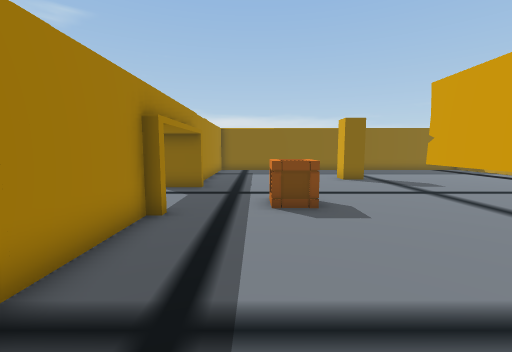
View 1 (above)

23 first-person views from a walk through a scene from a Unity 3-D project. The camera is 1.5 m above the floor, tilts 6° down and sees 90° across. Doors are open. The floor is counted in squares, 1 m on a side. Each view is taken from the middle of a square. On the plan, view 1 faces up. The plan holds only what a view shows up to about 13 squares ahead; the rest is blank. The place goes on beyond the plan. The player is left out. Some animated figures are left out.

View 2
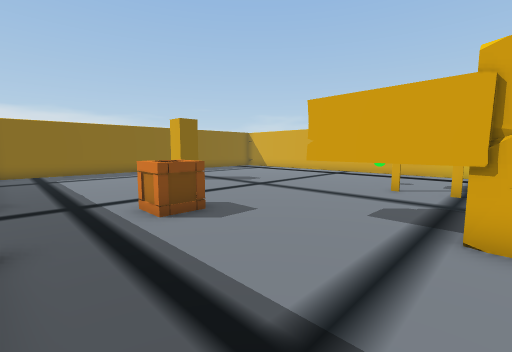

View 3
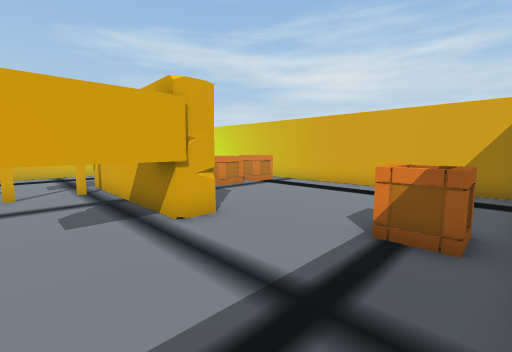

View 4
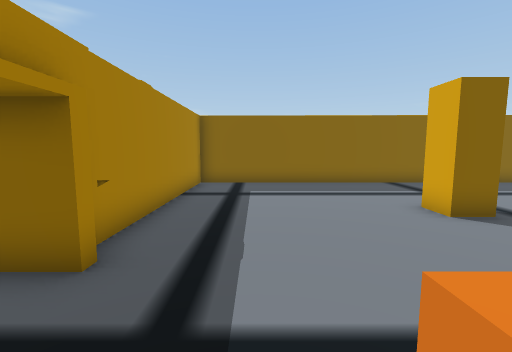

View 5
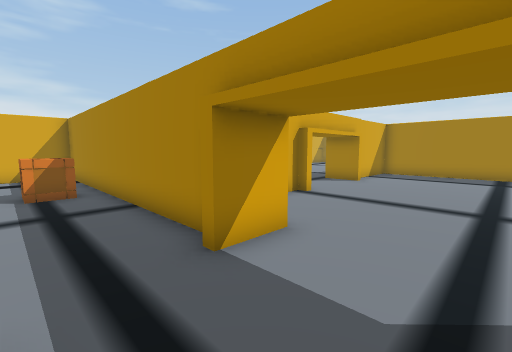

View 6
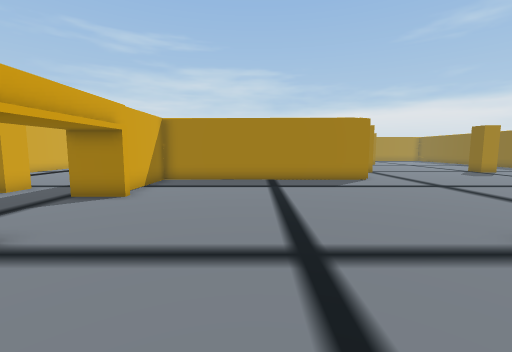

View 7
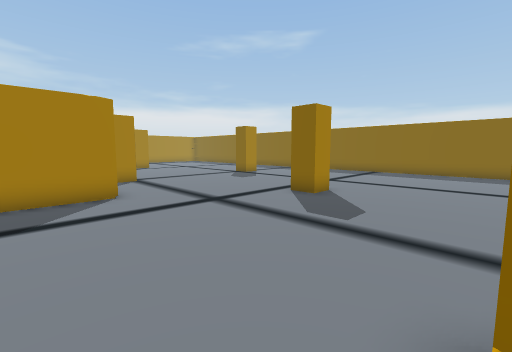

View 8
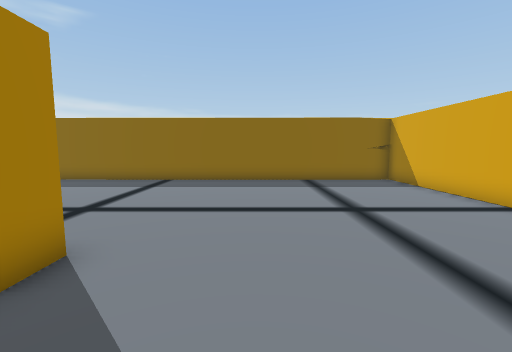

View 9
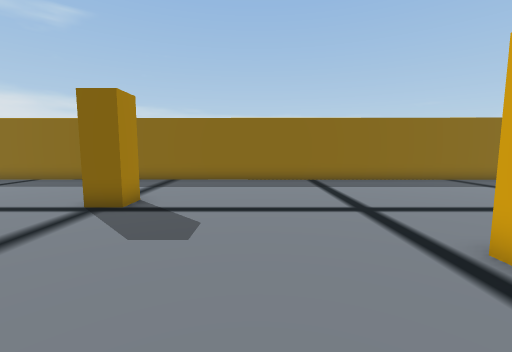

View 10
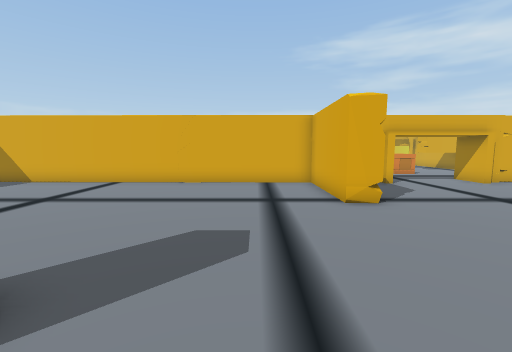

View 11
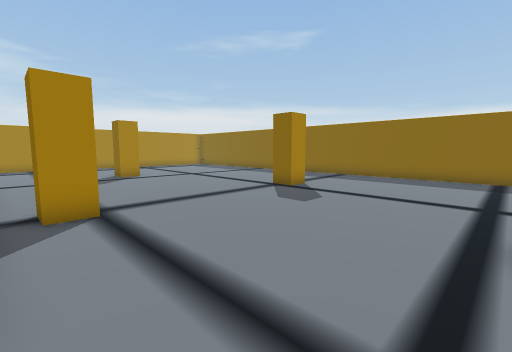

View 12
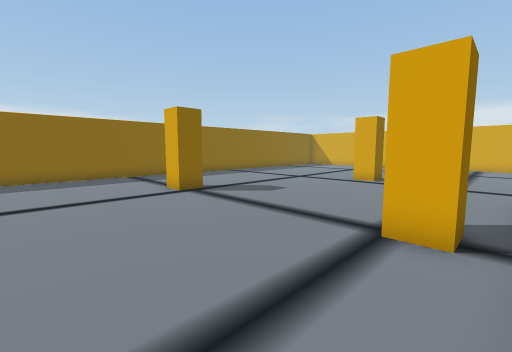

View 13
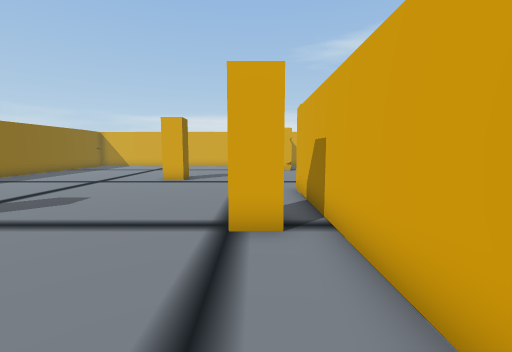

View 14
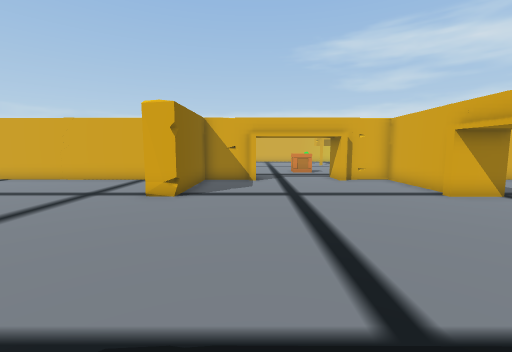

View 15
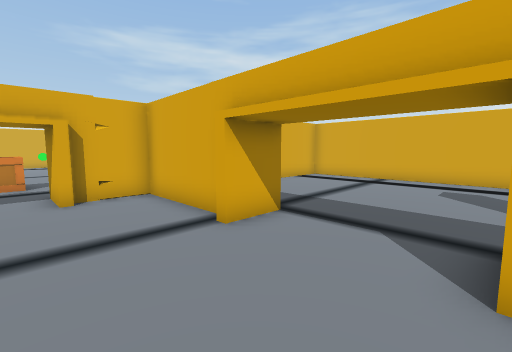

View 16
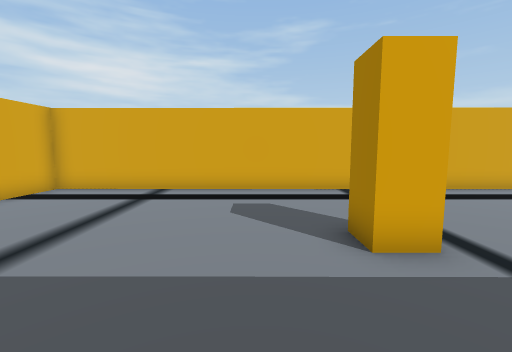

View 17
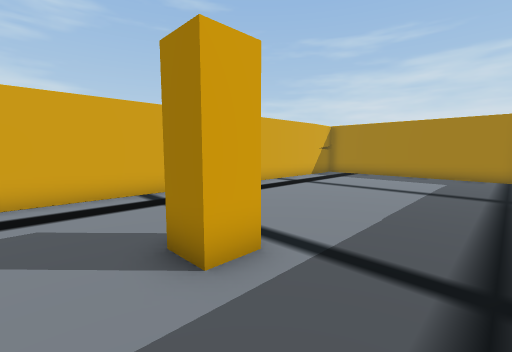

View 18
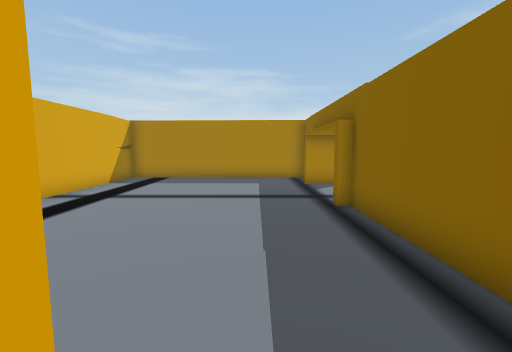

View 19
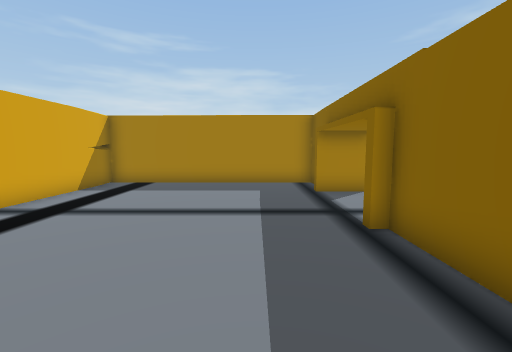

View 20
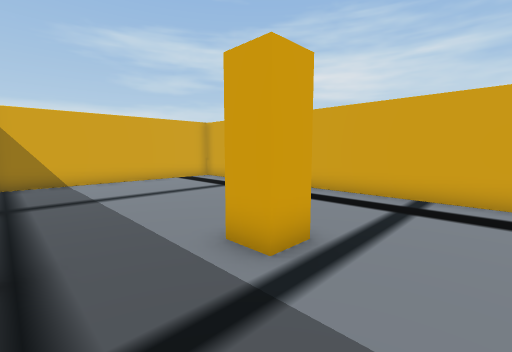

View 21
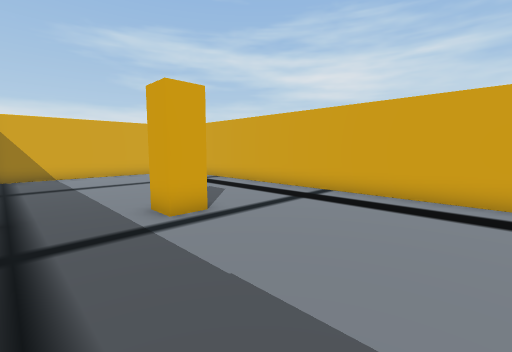

View 22
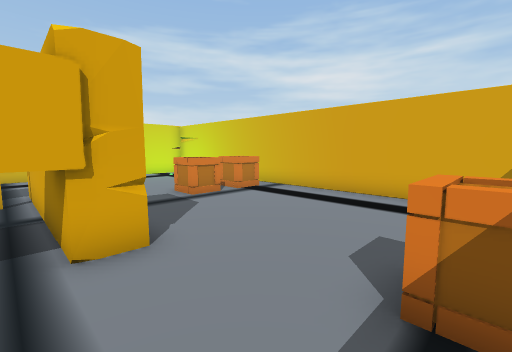

View 23
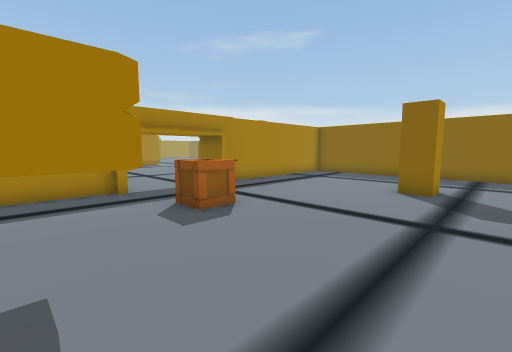

### Floor plan
Key: @ floor where view 1 was taken; # wall or solid block; . floor; ^ raised ledge; T thing the floor can be seen under or through; O other object.
Columns run from 26 left of view 1 to 7 right of it. Each row starts with its distance up from view 1.
 29 ########################
 28 .......................#
 27 .......................#
 26 .......................#
 25 .......................#
 24 .......................#
 23 .....O.................#
 22 .......................#
 21 .......................#
 20 .......................#
 19 ............OO.........###########
 18 .......................#..........
 17 .......................#..........
 16 .......................#..........
 15 .....O.................#..........
 14 .......................#..........
 13  #########.........#####......OO..
 12          #.............#..........
 11          #.............#..........
 10          #.............#..........
  9          #........................
  8          #........................
  7          #.................O......
  6          #.............#..........
  5          #.............#..........
  4          #.............#.....TT...
  3 ###...#########...######.....TT...
  2 .......................#.....T ...
  1 .......................#.....##^^^
  0 .......................#..@.....
 -1 ............OO.........#.O........
 -2 .......................#. ........
 -3 .......................#. .......O
 -4 .......................#..........
 -5 .......................#.........O
 -6 .......................#..........
 -7 ##################################

Where each view was taken, in squares from view 1:
view 1: 0 up, 0 right, facing up
view 2: 1 up, 2 left, facing up-right
view 3: 4 up, 2 left, facing down-right
view 4: 7 up, 0 right, facing up
view 5: 9 up, 0 right, facing down-left
view 6: 8 up, 4 left, facing left
view 7: 11 up, 8 left, facing up-left
view 8: 16 up, 10 left, facing up
view 9: 16 up, 17 left, facing up
view 10: 16 up, 15 left, facing right
view 11: 14 up, 14 left, facing up-left
view 12: 14 up, 26 left, facing up-right
view 13: 15 up, 26 left, facing right
view 14: 10 up, 16 left, facing right
view 15: 7 up, 12 left, facing down-right
view 16: 3 up, 11 left, facing down
view 17: 2 up, 11 left, facing down-left
view 18: 0 up, 13 left, facing left
view 19: 0 up, 15 left, facing left
view 20: 2 up, 16 left, facing down-right
view 21: 2 up, 19 left, facing down-right
view 22: 2 up, 1 left, facing down-right
view 23: 3 up, 7 right, facing up-left
